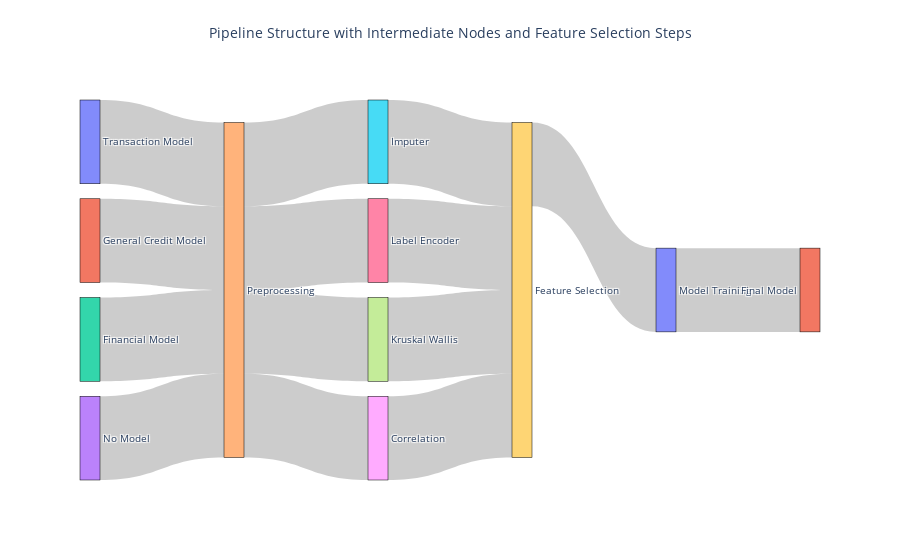

Source (notebook cell):
### Code cell
import plotly.graph_objects as go

# Dữ liệu mô phỏng cho mô hình pipeline (với các mô hình vệ tinh và mô hình chính cuối cùng)
fig = go.Figure(data=[go.Sankey(
    node=dict(
        pad=15,  # Khoảng cách giữa các node
        thickness=20,  # Độ dày của các node
        line=dict(color="black", width=0.5),  # Đường viền node
        label=["Transaction Model", "General Credit Model", "Financial Model", "No Model", 
               "Preprocessing", "Imputer", "Label Encoder", "Kruskal Wallis", "Correlation", 
               "Feature Selection", "Model Training", "Final Model"]  # Thêm các node con vào Feature Selection
    ),
    link=dict(
        source=[0, 1, 2, 3, 4, 4, 4, 4, 5, 6, 7, 8, 9, 10],  # Chỉ định các node nguồn
        target=[4, 4, 4, 4, 5, 6, 7, 8, 9, 9, 9, 9, 10, 11],  # Chỉ định các node đích
        value=[11, 11, 11, 11, 11, 11, 11, 11, 11, 11, 11, 11, 11, 11]  # Các giá trị kết nối
    )
)])

# Cập nhật thông tin bố cục cho biểu đồ
fig.update_layout(
    title="Pipeline Structure with Intermediate Nodes and Feature Selection Steps",  # Tiêu đề của biểu đồ
    font_size=10,  # Kích thước font
    title_x=0.5,  # Đặt tiêu đề vào giữa
    title_y=0.95   # Đặt tiêu đề ở gần đầu biểu đồ
)

# Hiển thị biểu đồ
fig.show()

### Figure 1 — Plotly figure (JSON) as saved in the notebook; plotly's stock layout.template omitted (floating-point values rounded to 4 significant figures)
{"data": [{"link": {"source": [0, 1, 2, 3, 4, 4, 4, 4, 5, 6, 7, 8, 9, 10], "target": [4, 4, 4, 4, 5, 6, 7, 8, 9, 9, 9, 9, 10, 11], "value": [11, 11, 11, 11, 11, 11, 11, 11, 11, 11, 11, 11, 11, 11]}, "node": {"label": ["Transaction Model", "General Credit Model", "Financial Model", "No Model", "Preprocessing", "Imputer", "Label Encoder", "Kruskal Wallis", "Correlation", "Feature Selection", "Model Training", "Final Model"], "line": {"color": "black", "width": 0.5}, "pad": 15, "thickness": 20}, "type": "sankey"}], "layout": {"font": {"size": 10}, "title": {"text": "Pipeline Structure with Intermediate Nodes and Feature Selection Steps", "x": 0.5, "y": 0.95}}}
